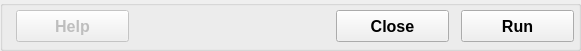
  <widget class="QGroupBox" name="groupBoxButtons">
   <property name="geometry">
    <rect>
     <x>10</x>
     <y>184</y>
     <width>581</width>
     <height>51</height>
    </rect>
   </property>
   <property name="title">
    <string/>
   </property>
   <widget class="QPushButton" name="pushButtonHelp">
    <property name="enabled">
     <bool>false</bool>
    </property>
    <property name="geometry">
     <rect>
      <x>16</x>
      <y>10</y>
      <width>113</width>
      <height>32</height>
     </rect>
    </property>
    <property name="font">
     <font>
      <family>Arial</family>
      <pointsize>12</pointsize>
      <weight>75</weight>
      <bold>true</bold>
     </font>
    </property>
    <property name="text">
     <string>Help</string>
    </property>
    <property name="autoDefault">
     <bool>false</bool>
    </property>
   </widget>
   <widget class="QPushButton" name="pushButtonClose">
    <property name="geometry">
     <rect>
      <x>336</x>
      <y>10</y>
      <width>113</width>
      <height>32</height>
     </rect>
    </property>
    <property name="font">
     <font>
      <family>Arial</family>
      <pointsize>12</pointsize>
      <weight>75</weight>
      <bold>true</bold>
     </font>
    </property>
    <property name="text">
     <string>Close</string>
    </property>
    <property name="autoDefault">
     <bool>false</bool>
    </property>
   </widget>
   <widget class="QPushButton" name="pushButtonRun">
    <property name="geometry">
     <rect>
      <x>461</x>
      <y>10</y>
      <width>113</width>
      <height>32</height>
     </rect>
    </property>
    <property name="font">
     <font>
      <family>Arial</family>
      <pointsize>12</pointsize>
      <weight>75</weight>
      <bold>true</bold>
     </font>
    </property>
    <property name="toolTip">
     <string/>
    </property>
    <property name="text">
     <string>Run</string>
    </property>
    <property name="autoDefault">
     <bool>false</bool>
    </property>
   </widget>
  </widget>
